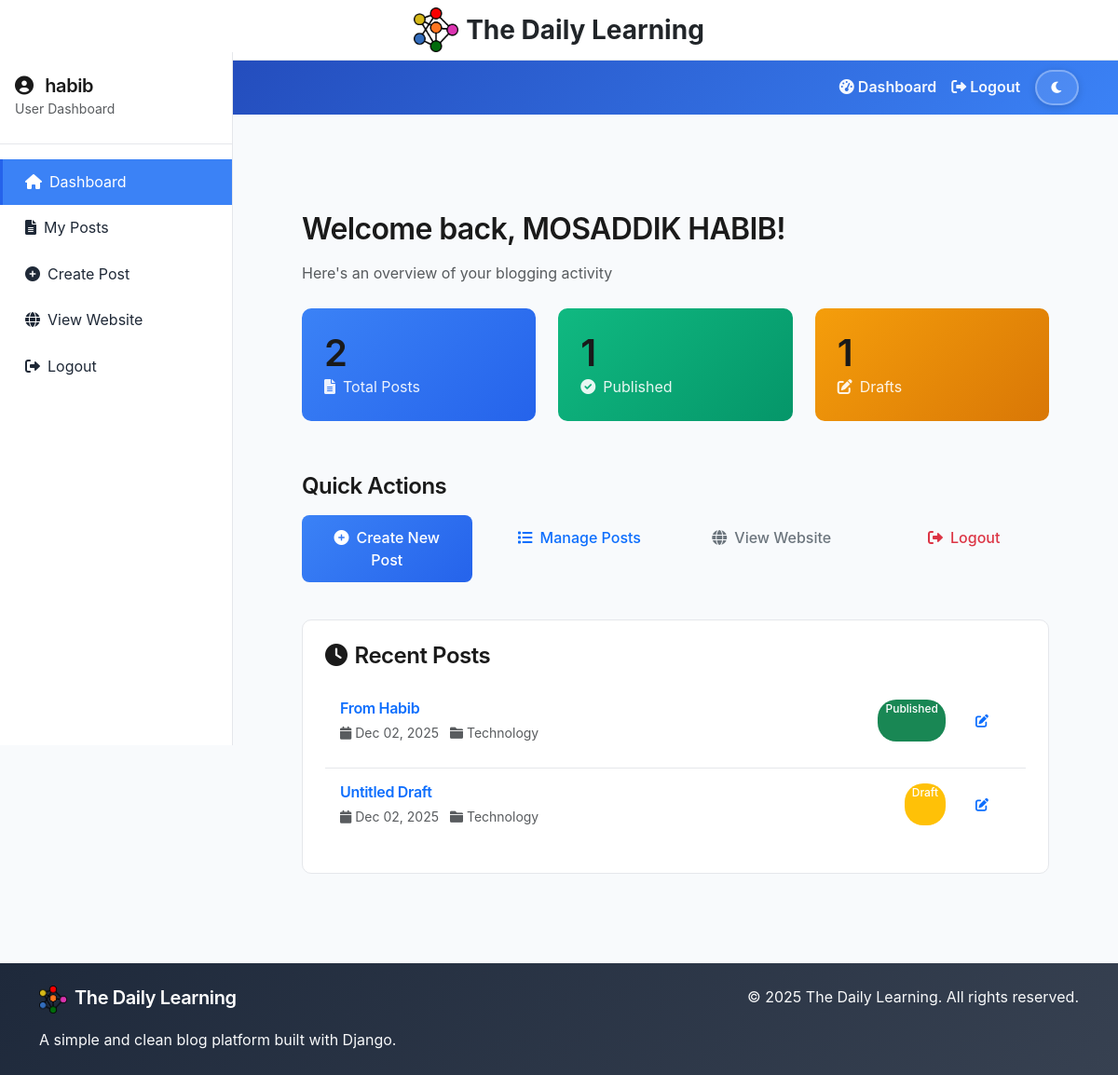
Before: /dashboard/ (signed in) with the older database file.
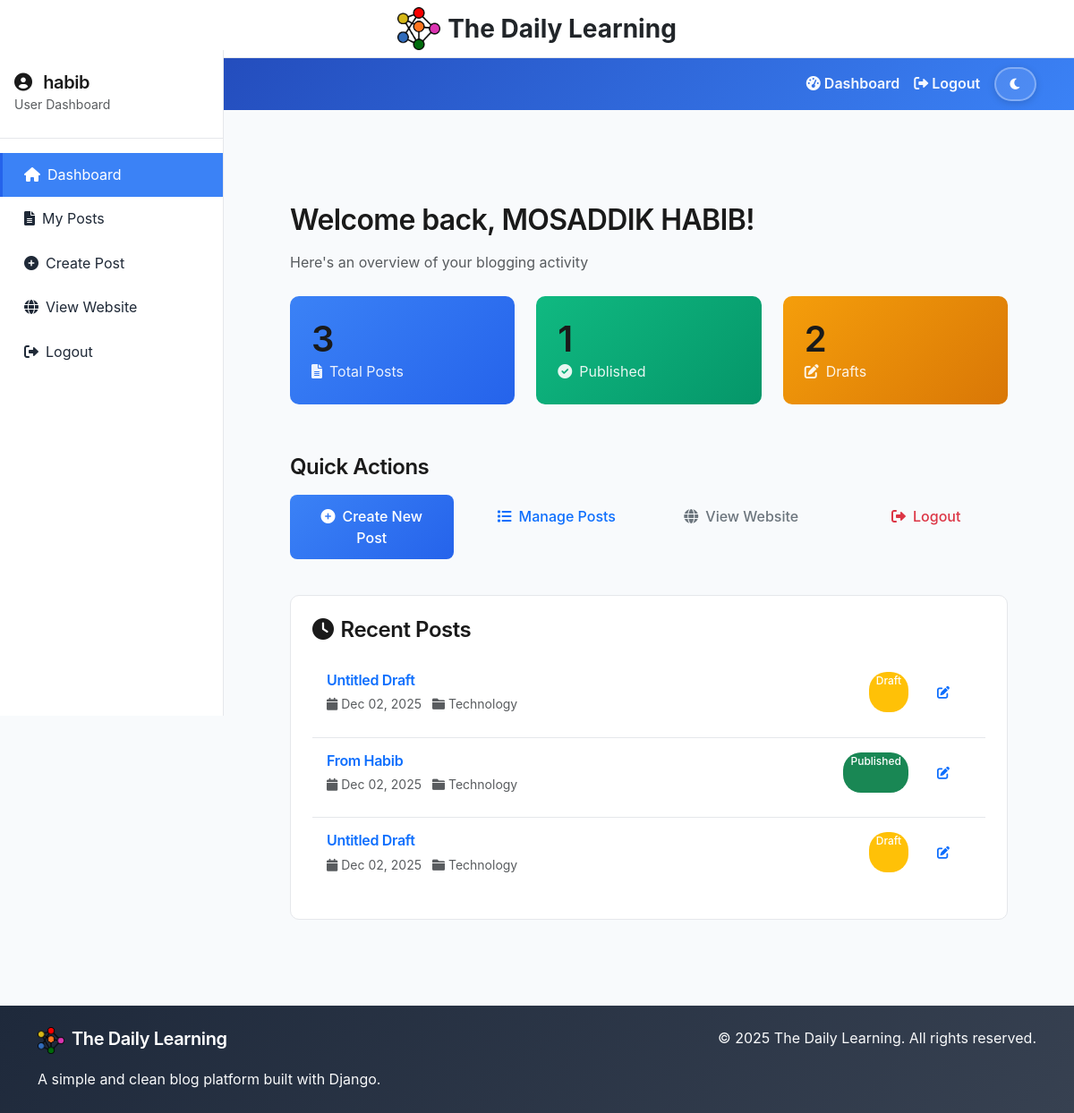
After: the same page with the newer database file.
### blog/models.py (models this page shows, shortened)
class Post(models.Model):
    STATUS_CHOICES = [
        ('draft', 'Draft'),
        ('published', 'Published'),
    ]
    title = models.CharField(max_length=200)
    slug = models.SlugField(unique=True)
    author = models.ForeignKey(User, on_delete=models.CASCADE)
    category = models.ForeignKey(Category, on_delete=models.CASCADE, related_name='posts')
    content = models.TextField(help_text="You can add images, videos, and YouTube links here")
    excerpt = models.TextField(max_length=500, blank=True, help_text="Brief description of the post")
    featured_image = models.ImageField(upload_to='blog_images/', blank=True, null=True)
    youtube_url = models.CharField(max_length=200, blank=True, help_text="YouTube URL (e.g., https://www.youtube.com/watch?v=VIDEO_ID)")
    video_file = models.FileField(upload_to='blog_videos/', blank=True, null=True, help_text="Upload video file")
    status = models.CharField(max_length=10, choices=STATUS_CHOICES, default='draft')
    created_at = models.DateTimeField(auto_now_add=True)
    updated_at = models.DateTimeField(auto_now=True)
    published_at = models.DateTimeField(null=True, blank=True)
    class Meta:
        ordering = ['-created_at']

class Category(models.Model):
    name = models.CharField(max_length=100)
    slug = models.SlugField(unique=True)
    description = models.TextField(blank=True)
    created_at = models.DateTimeField(auto_now_add=True)
    class Meta:
        verbose_name_plural = "Categories"

### blog/views.py (the view)
# urls.py: path('dashboard/', views.user_dashboard, name='user_dashboard'),
@login_required
def user_dashboard(request):
    if not request.user.is_staff:
        messages.error(request, 'You need to be a staff member to access the dashboard.')
        return redirect('post_list')
    if request.user.is_superuser:
        return redirect('admin_dashboard')
    posts = Post.objects.filter(author=request.user).order_by('-created_at')[:10]
    stats = {
        'total_posts': Post.objects.filter(author=request.user).count(),
        'published_posts': Post.objects.filter(author=request.user, status='published').count(),
        'draft_posts': Post.objects.filter(author=request.user, status='draft').count(),
    }
    context = {
        'posts': posts,
        'stats': stats,
    }
    return render(request, 'blog/user_dashboard.html', context)

### templates/blog/user_dashboard.html (shortened to what the changed rows need)
{% extends 'blog/base.html' %}
{% block content %}
<div class="dashboard-content">
    <div class="mb-4">
        <h2>Welcome back, {{ user.get_full_name|default:user.username }}!</h2>
    </div>
    <div class="row mb-4">
        <div class="col-md-4 mb-3">
            <div class="stats-card">
                <h3>{{ stats.total_posts }}</h3>
                <p><i class="fas fa-file-alt me-2"></i>Total Posts</p>
            </div>
        </div>
        <div class="col-md-4 mb-3">
            <div class="stats-card" style="background: linear-gradient(135deg, #f59e0b, #d97706);">
                <h3>{{ stats.draft_posts }}</h3>
                <p><i class="fas fa-edit me-2"></i>Drafts</p>
            </div>
        </div>
    </div>
    <div class="row">
        <div class="col-12">
            <div class="recent-posts-card">
                {% if posts %}
                    {% for post in posts %}
                    <div class="post-item">
                        <div class="d-flex justify-content-between align-items-start flex-wrap">
                            <div class="flex-grow-1 mb-2">
                                <h6 class="mb-1">
                                    <a href="{% url 'post_detail' post.slug %}" class="text-decoration-none">
                                        {{ post.title }}
                                    </a>
                                </h6>
                                <small class="text-muted">
                                    <i class="fas fa-calendar me-1"></i>{{ post.created_at|date:"M d, Y" }}
                                    {% if post.category %}
                                    <i class="fas fa-folder ms-2 me-1"></i>{{ post.category.name }}
                                    {% endif %}
                                </small>
                            </div>
                            <div class="d-flex gap-2">
                                {% if post.status == 'published' %}
                                <span class="badge bg-success badge-status">Published</span>
                                {% else %}
                                <span class="badge bg-warning badge-status">Draft</span>
                                {% endif %}
                                <a href="{% url 'admin_edit_post' post.slug %}" class="btn btn-sm btn-outline-primary">
                                    <i class="fas fa-edit"></i>
                                </a>
                            </div>
                        </div>
                    </div>
                    {% endfor %}
                {% endif %}
            </div>
        </div>
    </div>
</div>
{% endblock %}

Changed rows visible on the page:
added Post: title "Untitled Draft", created_at "Dec 02, 2025", category.name "Technology", status "Draft"
Other visible differences:
{{ stats.total_posts }}: "2" → "3"
{{ stats.draft_posts }}: "1" → "2"
